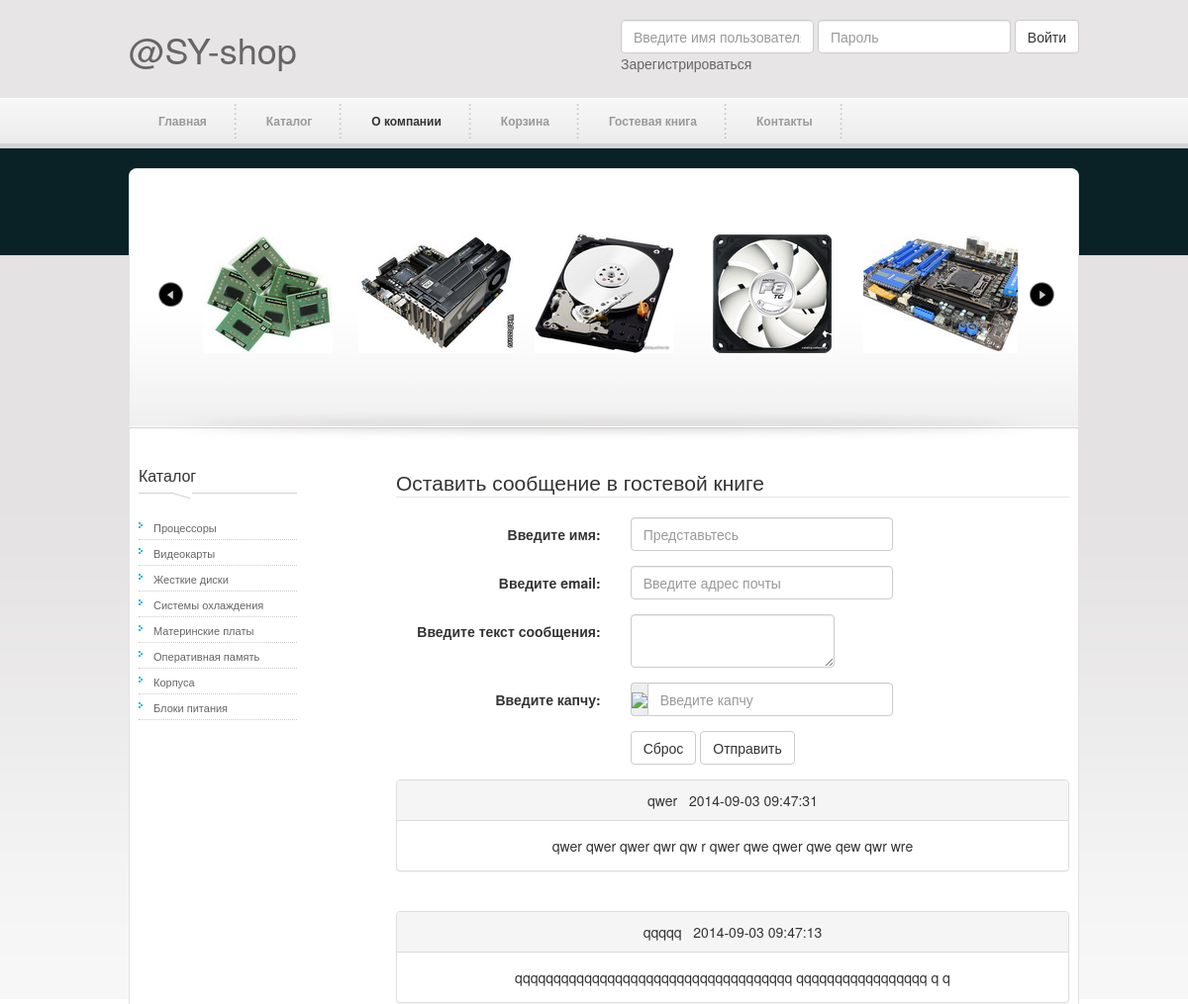
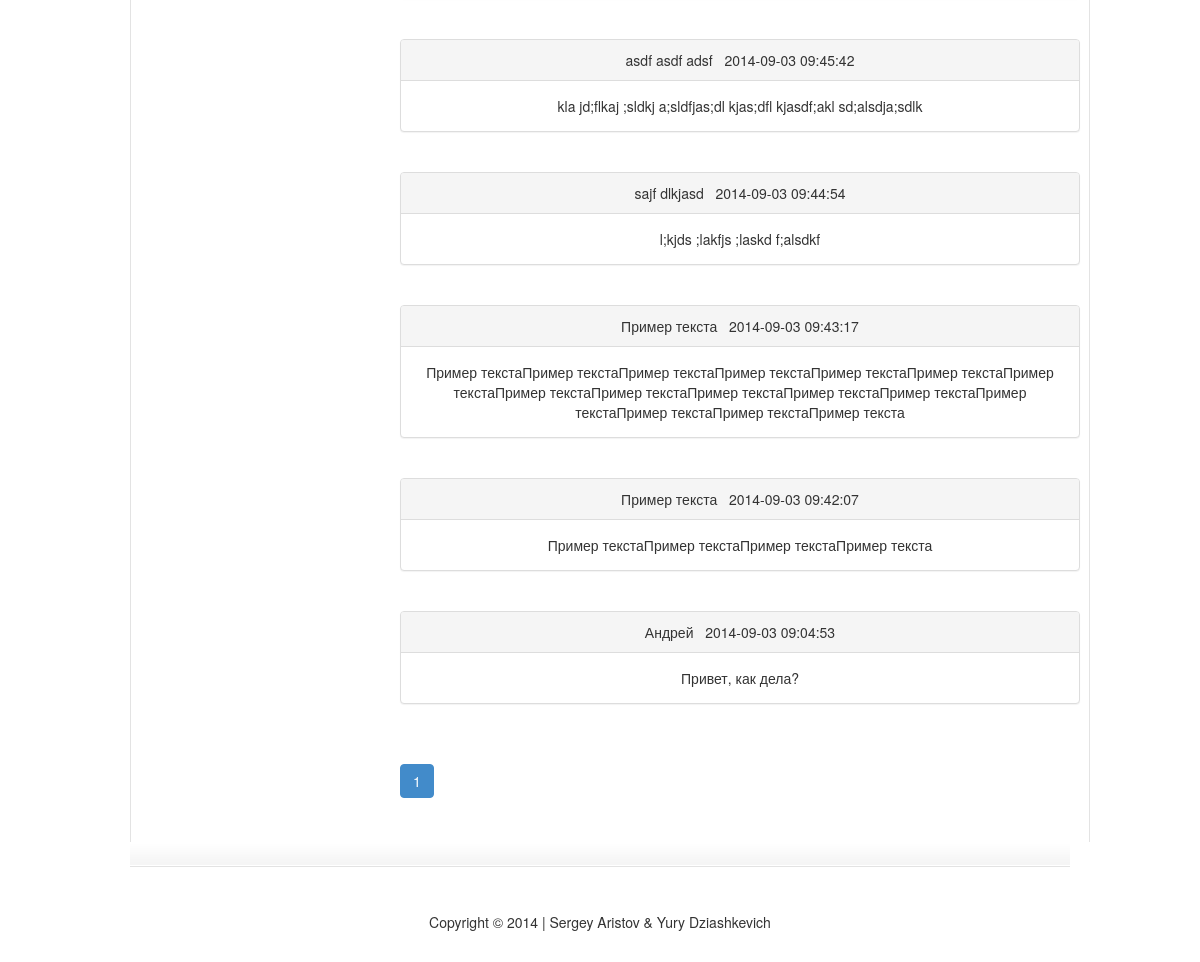
The app's page /guestbook/index with its own data (2 pictures, top to bottom).
### tables this page shows
CREATE TABLE `st_category` (
  `id` int(10) unsigned NOT NULL AUTO_INCREMENT,
  `name` varchar(255) NOT NULL,
  `description` text NOT NULL,
  `img` varchar(255) NOT NULL,
  `folder` varchar(50) DEFAULT NULL,
  PRIMARY KEY (`id`)
);

CREATE TABLE `st_messages` (
  `id` int(10) unsigned NOT NULL AUTO_INCREMENT,
  `name` varchar(50) NOT NULL,
  `email` varchar(50) NOT NULL,
  `message` text NOT NULL,
  `time` timestamp NOT NULL DEFAULT CURRENT_TIMESTAMP,
  PRIMARY KEY (`id`)
);

### inc/controllers/guestbook.php (called while the page is built, shortened)
<?php
Class GuestbookController extends Controller{
    public function __construct(){
        $guestbook = new GuestbookModel();
        $this->guestbook = $guestbook;
        $this->view->guestbook = $this->guestbook;
        $storage = new StorageModel();
        $this->storage = $storage;
        $this->view->storage = $this->storage;
        $paginator = new PaginatorModel();
        $this->paginator = $paginator;
        $this->view->paginator = $this->paginator;
    }
    public function indexAction(){
        $this->view->captcha_form = GuestbookModel::generateCapcha();
        $this->view->storage = $this->storage->getStorage();
        $storageSize = $this->storage->getStorageSize();
        $pageNum = isset($_GET['page']) ? (int)$_GET['page']: 1;
        $pageCount = $this->paginator->getCountPage($storageSize);
        $this->view->messages = $this->paginator->getNumPage($pageNum, APP_COUNT_PAGES);
        $this->view->pagination = $this->paginator->getPaginatorHtml($pageCount);
        $this->view->render('guestbook/index');
    }
}

### index.php (called while the page is built, shortened)
<?php
new App();

### inc/service/model.php (called while the page is built, shortened)
<?php
class Model
{
    protected static $dbc;
    public static function getDbc(){
        if(!self::$dbc){
            self::$dbc = new PDO("mysql: host=".APP_DB_HOST."; dbname=".APP_DB_DATABASE, APP_DB_USER, APP_DB_PASS,  array(PDO::MYSQL_ATTR_INIT_COMMAND => "SET NAMES 'utf8'"));
        }
        return self::$dbc;
    }
}

### inc/models/categoryList.php (called while the page is built)
<?php
class CategoryListModel extends Model
{
    public static function getCategoryList()
    {
        $category = self::getDbc()->query("SELECT `name`, `id`, `img` FROM `".APP_DB_PREFIX."category`");
        return $category->fetchAll(PDO::FETCH_ASSOC);
    }
}

### inc/models/storage.php (called while the page is built, shortened)
<?php
Class StorageModel extends Model{
    public function getStorage(){
        $st = self::getDbc()->prepare('SELECT * FROM '.APP_DB_PREFIX.'messages');
        $st->execute();
        return $st->fetchAll(PDO::FETCH_ASSOC);
    }
}

### inc/service/autoloaders.php (called while the page is built, shortened)
<?php
spl_autoload_register(function($class){
    $classFileName = "inc/service/" . strtolower($class) . ".php";
    if(file_exists($classFileName)){
        return true;
    }
});
spl_autoload_register( function($class){
    $controllerFlag = strpos($class, "Controller");
    if($controllerFlag === false){
        return false;
    }
    $controllerName = str_replace("controller", "", strtolower($class));
    $controllerFileName = "inc/controllers/" . $controllerName . ".php";
    if(file_exists($controllerFileName)){
        return true;
    }
} );
spl_autoload_register(function ($class) {
    $modelFlag = strpos($class, 'Model');
    $modelName = str_replace('model', '', strtolower($class));
    $modelFileName = 'inc/models/' . $modelName . '.php';
    if (file_exists($modelFileName)) {
        return true;
    }
});

### inc/views/guestbook/index.php (the view, shortened to what this page needs)
<div class="cleaner h20"></div>
<div id="templatemo_main_top"></div>
<div id="templatemo_main">
    <div id="product_slider">
        <div id="SlideItMoo_outer">
            <div id="SlideItMoo_inner">
                <div id="SlideItMoo_items">
                    <<?php
                    $slide = "";
                    foreach(self::$category as $value){
                        $slide .= "
                            <div class='SlideItMoo_element'>
                            <a href=" . APP_BASE_URL . "catalog/category/$value[id]>
                            <img src='". APP_BASE_URL . "images/product/" . $value["img"] . "'/></a>
                            </div>
                        ";
                    }
                    echo $slide;
                    ?>
                </div>
            </div>
        </div>
    </div>
    <div id="sidebar">
        <h3>Каталог</h3>
        <ul class="sidebar_menu">
            <?php
            foreach(self::$category as $value){
                echo "<li> <a href=" . APP_BASE_URL . "catalog/category/$value[id]> $value[name] </a> </li>";
            }
            ?>
        </ul>
    </div>
    <div id="content">
        <form class="form-horizontal" method="post">
            <fieldset>
                <legend>Оставить сообщение в гостевой книге</legend>
                <div class="form-group">
                    <label class="col-md-4 control-label" for="userName">Введите имя:</label>
                    <div class="col-md-5">
                        <input id="userName" name="userName" type="text" placeholder="Представьтесь" class="form-control input-md" value="<? echo @$this->name; ?>">
                    </div>
                </div>
                <div class="form-group">
                    <label class="col-md-4 control-label" for="userEmail">Введите email:</label>
                    <div class="col-md-5">
                        <input id="userEmail" name="userEmail" type="text" placeholder="Введите адрес почты" class="form-control input-md" value="<? echo @$this->email; ?>">
                    </div>
                </div>
                <div class="form-group">
                    <label class="col-md-4 control-label" for="userMsg">Введите текст сообщения:</label>
                    <div class="col-md-4">
                        <textarea class="form-control" id="userMsg" name="userMsg"><? echo @$this->message; ?></textarea>
                    </div>
                </div>
                <div class="form-group">
                    <label class="col-md-4 control-label" for="captcha">Введите капчу:</label>
                    <div class="col-md-5">
                        <div class="input-group">
                            <span class="input-group-addon" style="padding: 0;"><img src="<?php echo APP_BASE_URL.'captcha/index'; ?>" ></span>
                            <input id="captcha" name="captcha" class="form-control" placeholder="Введите капчу" type="text">
                        </div>
                    </div>
                </div>
                <div class="form-group">
                    <label class="col-md-4 control-label" for="reset"></label>
                    <div class="col-md-8">
                        <button type="reset" id="reset" name="reset" class="btn btn-default">Сброс</button>
                        <button type="submit" id="submit" name="submit" class="btn btn-default">Отправить</button>
                    </div>
                </div>
            </fieldset>
        </form>
<div class="text-center">
    <?php foreach($this->messages as $message){ ?>
    <div class="panel panel-default">
        <div class="panel-heading">
            <?php echo $message['name']; ?>&nbsp;&nbsp;&nbsp;<?php echo $message['time']; ?>
        </div>
        <div class="panel-body"><?php echo $message['message']; ?></div>
    </div><br />
    <?php } ?>
</div>
    <?php echo $this->pagination; ?>
    </div>
</div>

### css/templatemo_style.css (style rules this page uses)
body { margin: 0; padding: 0; color: #666; font-family: Tahoma, Geneva, sans-serif; font-size: 13px; line-height: 1.4em; background-color: #f7f7f7; background-repeat: repeat-x; background-position: top; }
#home { background-image: url(../././images/templatemo_body_subpage.png) }
a, a:link, a:visited { color: #666; font-weight: normal; text-decoration: none }
img { border: none; }
h1, h2, h3, h4, h5, h6 { color: #333; font-weight: normal; }
h3 { font-size: 20px; margin: 0 0 20px; padding: 0; }
.cleaner { clear: both }
.h20 { height: 20px }
#templatemo_main_top { width: 960px; height: 12px; background: url(../././images/templatemo_main_top.png) no-repeat top }
#templatemo_main { width: 960px; background: url(../././images/templatemo_main_middle.png) repeat-y }
#sidebar { float: left; width: 200px; padding: 20px 30px 0 10px; }
#content { float: right; width: 700px; width: 700px; padding: 20px 10px 20px; }
#product_slider { padding: 40px 30px 80px 30px; background: url(../././images/templatemo_slider.png) bottom center no-repeat }
#sidebar h3 { font-size: 16px; padding: 0 0 15px 0; margin: 0 0 15px 0; background: url(../././images/sidebar_header_bg.png) left bottom no-repeat }
.sidebar_menu { list-style: none; margin: 0 0 30px; padding: 0; }
.sidebar_menu li { margin: 0; padding: 2px 0 3px 15px; background: url(../././images/templatemo_list_01.png) no-repeat scroll 0 8px; border-bottom: 1px dotted #ccc }
.sidebar_menu li a { font-size: 11px; }

### css/styles.css (style rules this page uses)
#SlideItMoo_outer { overflow: hidden; width: 940px; height: 150px; margin: 0 auto; background: none; display:block; position:relative; padding: 0; }
#SlideItMoo_inner { position:relative ; overflow:hidden ; width: 940px ; margin:0px auto 0px; padding: 10px 0px 10px; }
#SlideItMoo_items { display:block; position:relative; }
#SlideItMoo_items div.SlideItMoo_element { display:block; position:relative; float:left; margin: 0px 5px 0px; font-size:11px; width: 160px; height: 120px; text-align:center; font-family: Verdana, Geneva, sans-serif; color:#000000; }
#SlideItMoo_items a { padding:0px; margin:3px 0px 3px; clear:both; display:block; background:none; padding:2px; }
#SlideItMoo_items a img { border:none; }

### records on screen
st_category: img (picture), name "Процессоры"
st_category: img (picture), name "Видеокарты"
st_category: img (picture), name "Жесткие диски"
st_category: img (picture), name "Системы охлаждения"
st_category: img (picture), name "Материнские платы"
st_category: name "Оперативная память"
st_category: name "Корпуса"
st_category: name "Блоки питания"
st_messages: name "qwer", time "2014-09-03 09:47:31", message "qwer qwer qwer qwr qw r qwer qwe qwer qwe qew qwr wre"
st_messages: name "qqqqq", time "2014-09-03 09:47:13", message "qqqqqqqqqqqqqqqqqqqqqqqqqqqqqqqqqqqq qqqqqqqqqqqqqqqqq q q"
st_messages: name "asdf asdf adsf", time "2014-09-03 09:45:42", message "kla jd;flkaj ;sldkj a;sldfjas;dl kjas;dfl kjasdf;akl sd;alsdja;sdlk"
st_messages: name "sajf dlkjasd", time "2014-09-03 09:44:54", message "l;kjds ;lakfjs ;laskd f;alsdkf"
st_messages: name "Пример текста", time "2014-09-03 09:43:17", message "Пример текстаПример текстаПример текстаПример текстаПример текстаПример текстаПример текстаПример текстаПример текстаПример текстаПример текстаПример текстаПример текстаПример текстаПример текстаПример текста"
st_messages: name "Пример текста", time "2014-09-03 09:42:07", message "Пример текстаПример текстаПример текстаПример текста"
st_messages: name "Андрей", time "2014-09-03 09:04:53", message "Привет, как дела?"

### other values on screen
$link "Зарегистрироваться"
